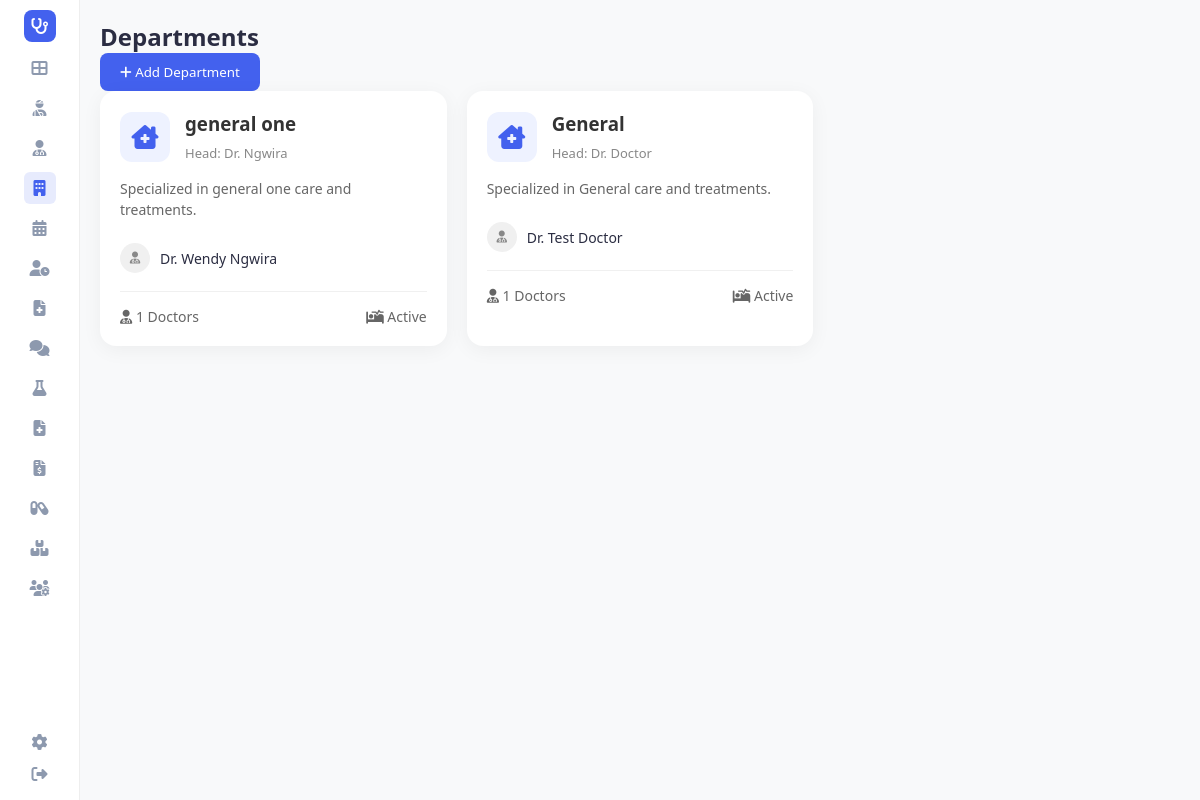
Page /departments (signed in) on the committed database.
### tables this page shows
CREATE TABLE doctors (
                doctor_id TEXT PRIMARY KEY,
                first_name TEXT,
                last_name TEXT,
                specialty TEXT,
                phone TEXT,
                email TEXT,
                schedule TEXT,
                status TEXT
            , is_deleted INTEGER DEFAULT 0, deleted_at TEXT, is_locum INTEGER DEFAULT 0, locum_name TEXT DEFAULT '');

### app.py (the view)
@app.route('/departments')
def departments():
    all_doctors = hms.doctors if hms.doctors else hms.get_all_doctors()
    departments = {}
    for doctor in all_doctors:
        specialty = doctor.specialty or 'General'
        if specialty not in departments:
            departments[specialty] = []
        departments[specialty].append(doctor)
    return render_template('departments.html', departments=departments, active_page='departments')

### app.py (called while the page is built)
@app.before_request
def require_login():
    allowed_routes = ['login', 'register', 'static']
    if request.endpoint not in allowed_routes and 'user_id' not in session:
        return redirect(url_for('login'))

@app.context_processor
def inject_user():
    username = session.get('username')
    role = session.get('role')
    unread = 0
    if username:
        unread = hms.get_unread_count(username, role)
    return dict(current_user=username, current_role=role, unread_messages_count=unread, hms=hms)

### database/db_manager.py (called while the page is built)
    def get_connection(self):
        conn = sqlite3.connect(self.db_file)
        conn.row_factory = sqlite3.Row
        return conn

    def _row_to_obj(self, cls: Type[T], row: sqlite3.Row) -> T:
        d = dict(row)
        for field in fields(cls):
            if field.type in (dict, Dict[str, Any], list, List[Any]) and d.get(field.name):
                try:
                    d[field.name] = json.loads(d[field.name])
                except:
                    pass
            elif field.type == bool and field.name in d:
                d[field.name] = bool(d[field.name])
        allowed = {f.name for f in fields(cls)}
        filtered = {k: v for k, v in d.items() if k in allowed}
        return cls(**filtered)

    def get_all(self, cls: Type[T], table: str, limit: int = 100, offset: int = 0, order_by: str = None, where_clause: str = None, params: tuple = ()) -> List[T]:
        try:
            order_clause = f"ORDER BY {order_by}" if order_by else ""
            where_clause = f"WHERE {where_clause}" if where_clause else ""
            conn = self.get_connection()
            cursor = conn.cursor()
            cursor.execute(f"SELECT * FROM {table} {where_clause} {order_clause} LIMIT ? OFFSET ?", params + (limit, offset))
            rows = cursor.fetchall()
            conn.close()
            return [self._row_to_obj(cls, row) for row in rows]
        except Exception as e:
            print(f"Error getting from {table}: {e}")
            return []

### main.py (called while the page is built)
    @property
    def doctors(self) -> List[Doctor]:
        return self.db.get_all(Doctor, 'doctors', limit=10000)

### templates/departments.html (shortened to what this page needs)
<!DOCTYPE html>
<html lang="en">
<head>
    <link rel="stylesheet" href="{{ url_for('static', filename='style.css') }}">
    <link rel="stylesheet" href="https://cdnjs.cloudflare.com/ajax/libs/font-awesome/6.4.0/css/all.min.css">
</head>
<body>
    <div class="container" >
        {% include 'sidebar.html' %}
        <main class="main-content" >
            <div class="header-actions">
                <h2>Departments</h2>
                <button class="btn-add" onclick="openModal()" style="background-color: #4361ee; color: white; border: none; padding: 10px 20px; border-radius: 8px; cursor: pointer;">
                    <i class="fas fa-plus"></i> Add Department
                </button>
            </div>
            <div class="departments-grid">
                {% for dept_name, doctors in departments.items() %}
                <div class="department-card">
                    <div class="department-header">
                        <div class="department-icon">
                            <i class="fas fa-clinic-medical"></i>
                        </div>
                        <div class="department-info">
                            <h3>{{ dept_name }}</h3>
                            <span style="color: #888; font-size: 13px;">Head: Dr. {{ doctors[0].last_name if doctors else 'None' }}</span>
                        </div>
                    </div>
                    <p style="color: #666; font-size: 14px; line-height: 1.5;">
                        Specialized in {{ dept_name }} care and treatments.
                    </p>
                    {% if doctors %}
                    <ul class="doctor-list">
                        {% for doctor in doctors[:3] %}
                        <li>
                            <div class="doctor-avatar"><i class="fas fa-user-md"></i></div>
                            Dr. {{ doctor.first_name }} {{ doctor.last_name }}
                        </li>
                        {% endfor %}
                    </ul>
                    <div class="department-stats">
                        <span><i class="fas fa-user-md"></i> {{ doctors|length }} Doctors</span>
                        <span><i class="fas fa-procedures"></i> Active</span>
                    </div>
                    {% endif %}
                </div>
                {% else %}
                <div style="grid-column: 1/-1; text-align: center; padding: 50px; color: #888;">
                    <h3>No departments found</h3>
                    <p>Add a department using the button above.</p>
                </div>
                {% endfor %}
            </div>
        </main>
    </div>
</body>
</html>

### static/style.css (style rules this page uses)
:root { --primary-color: #4361ee; --secondary-color: #3f37c9; --success-color: #4cc9f0; --warning-color: #f72585; --text-dark: #2b2d42; --text-light: #8d99ae; --bg-light: #f8f9fa; --white: #ffffff; --sidebar-width: 80px; --border-radius: 16px; --shadow: 0 4px 20px rgba(0, 0, 0, 0.05); }
* { margin: 0; padding: 0; box-sizing: border-box; font-family: 'Segoe UI', Tahoma, Geneva, Verdana, sans-serif; }
body { background-color: var(--bg-light); color: var(--text-dark); min-height: 100vh; margin: 0; }
.container { display: flex !important; min-height: 100vh !important; height: auto !important; overflow: visible !important; }
.main-content { flex: 1 !important; padding: 20px !important; display: flex; flex-direction: column; min-width: 0; }

### templates/departments.html (style rules this page uses)
.departments-grid { display: grid; grid-template-columns: repeat(auto-fill, minmax(300px, 1fr)); gap: 20px; }
.department-card { background-color: white; border-radius: 16px; padding: 20px; box-shadow: 0 4px 20px rgba(0, 0, 0, 0.05); transition: transform 0.2s; }
.department-header { display: flex; align-items: center; margin-bottom: 15px; }
.department-icon { width: 50px; height: 50px; background-color: #eef2ff; color: #4361ee; border-radius: 12px; display: flex; align-items: center; justify-content: center; font-size: 24px; margin-right: 15px; }
.department-info h3 { margin: 0 0 5px 0; color: #333; }
.department-stats { display: flex; justify-content: space-between; color: #666; font-size: 14px; border-top: 1px solid #f0f0f0; padding-top: 15px; margin-top: 10px; }
.doctor-list { margin-top: 15px; list-style: none; padding: 0; }
.doctor-list li { padding: 8px 0; border-bottom: 1px solid #f9f9f9; font-size: 14px; display: flex; align-items: center; }
.doctor-list li:last-child { border-bottom: none; }
.doctor-avatar { width: 30px; height: 30px; background-color: #f0f0f0; border-radius: 50%; display: flex; align-items: center; justify-content: center; margin-right: 10px; color: #888; font-size: 12px; }

### rows in the picture
doctors: specialty "general one", last_name "Ngwira", first_name "Wendy", doctors "1"
doctors: last_name "Doctor", first_name "Test", last_name "Doctor"

### other values in the picture
{{ dept_name }} "General"
{{ doctors|length }} "1"
